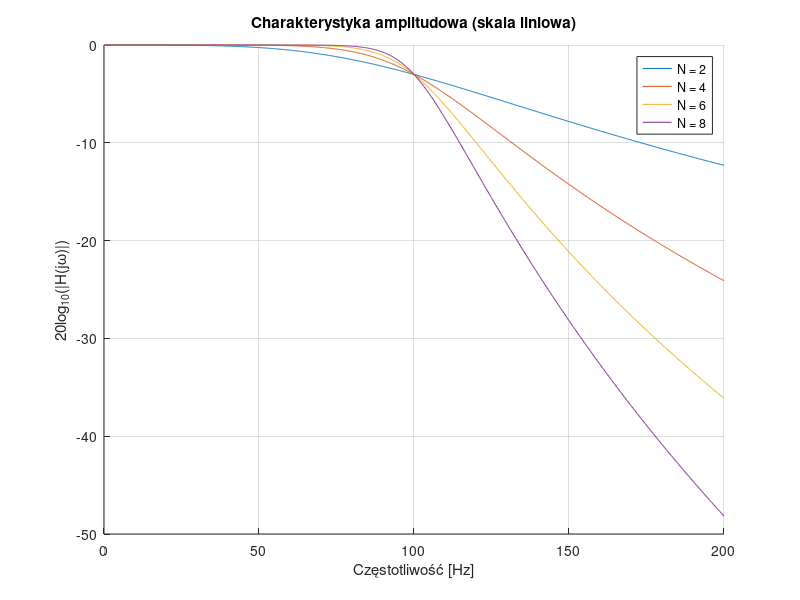
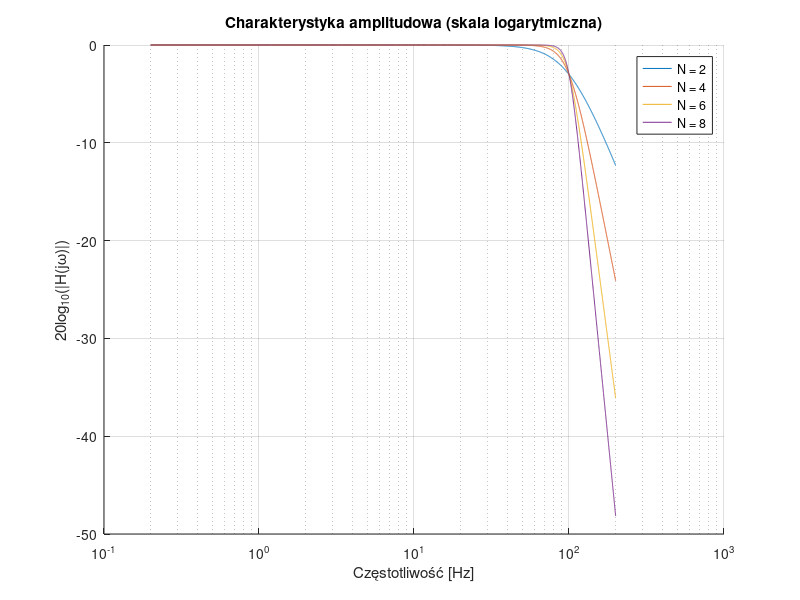
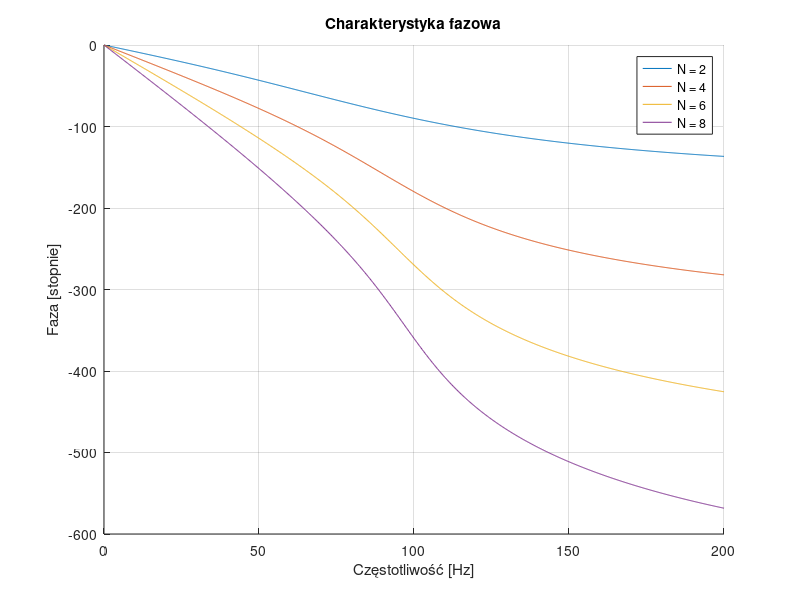
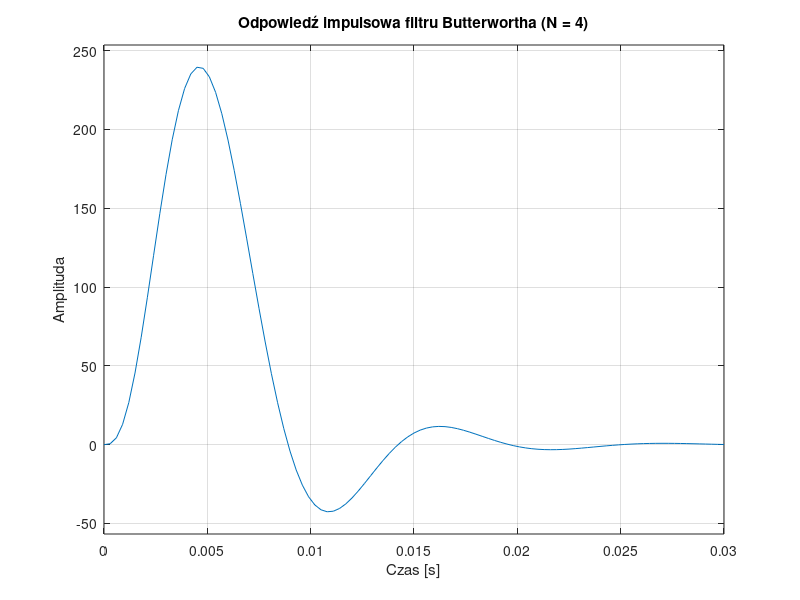

These figures' MATLAB source, in order:
omega3dB = 2*pi*100;   % pulsacja odcięcia [rad/s]
orders = [2, 4, 6, 8]; % rzędy filtrów

w = linspace(0, 2*omega3dB, 1000); % zakres pulsacji
f = w / (2*pi);                   % częstotliwość [Hz]

%% CHARAKTERYSTYKA AMPLITUDOWA – skala liniowa
figure('Name','Charakterystyka amplitudowa (liniowa)');
hold on;
for i = 1:length(orders)
    N = orders(i);
    [B, A] = butter(N, omega3dB, 's');  % filtr analogowy
    H = tf(B, A);
    [mag, ~] = bode(H, w);
    mag = squeeze(mag);
    plot(f, 20*log10(mag), 'DisplayName', ['N = ' num2str(N)]);
end
title('Charakterystyka amplitudowa (skala liniowa)');
xlabel('Częstotliwość [Hz]');
ylabel('20log_{10}(|H(j\omega)|)');
legend show;
grid on;

%% CHARAKTERYSTYKA AMPLITUDOWA – skala logarytmiczna
figure('Name','Charakterystyka amplitudowa (logarytmiczna)');
hold on;
for i = 1:length(orders)
    N = orders(i);
    [B, A] = butter(N, omega3dB, 's');
    H = tf(B, A);
    [mag, ~] = bode(H, w);
    mag = squeeze(mag);
    semilogx(f, 20*log10(mag), 'DisplayName', ['N = ' num2str(N)]);
end
title('Charakterystyka amplitudowa (skala logarytmiczna)');
xlabel('Częstotliwość [Hz]');
ylabel('20log_{10}(|H(j\omega)|)');
legend show;
grid on;

%% CHARAKTERYSTYKA FAZOWA
figure('Name','Charakterystyka fazowa');
hold on;
for i = 1:length(orders)
    N = orders(i);
    [B, A] = butter(N, omega3dB, 's');
    H = tf(B, A);
    [~, phase] = bode(H, w);
    phase = squeeze(phase);
    plot(f, phase, 'DisplayName', ['N = ' num2str(N)]);
end
title('Charakterystyka fazowa');
xlabel('Częstotliwość [Hz]');
ylabel('Faza [stopnie]');
legend show;
grid on;

%% ODPOWIEDŹ IMPULSOWA – tylko dla N = 4
[B4, A4] = butter(4, omega3dB, 's');
H4 = tf(B4, A4);

figure('Name','Odpowiedź impulsowa – filtr N=4');
impulse(H4);
title('Odpowiedź impulsowa filtru Butterwortha (N = 4)');
xlabel('Czas [s]');
ylabel('Amplituda');
grid on;

%% ODPOWIEDŹ SKOKOWA – tylko dla N = 4
figure('Name','Odpowiedź skokowa – filtr N=4');
step(H4);
title('Odpowiedź skokowa filtru Butterwortha (N = 4)');
xlabel('Czas [s]');
ylabel('Amplituda');
grid on;
